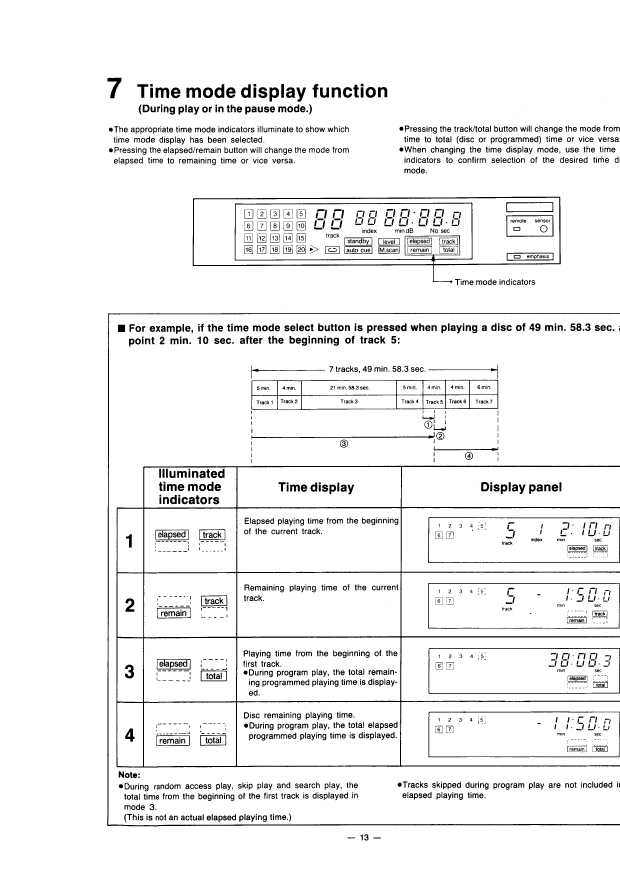
#> input picture riparazioniMV/audio/Technics SL-P 1200/KB/manual/img/m13.png, 2480 x 3508 px, given in place of sheet_p3-4.tif, which was not available (shown at 1/4 size)
$ python clean.py 3 ../manual/img/m13.png
#> lines starting #> are read from the running program, lines starting #| are printed output that depends on the picture; after the words box and inside, x2 and y2 are one past the last pixel; in counts of white or black regions, pixels touching at a corner belong together; pictures that were not available may be replaced by others from this repository, and a replacement may not be noted
import cv2, numpy as np, sys
from PIL import Image
Image.MAX_IMAGE_PIXELS=None
k=int(sys.argv[1]); mode=sys.argv[2]
im=np.array(Image.open('sheet_p%d-%d.tif'%(k,k+1)).convert('L'))
#> im is the input picture: shape (3508, 2480); 94.7% white; 2238 black regions (370 under 20 px), largest, box (x1, y1, x2, y2) and area: (465, 1863, 2480, 3071) 69214, (771, 787, 2243, 1131) 24989, (428, 1252, 2480, 3306) 22986
ink=(im<128).astype(np.uint8)
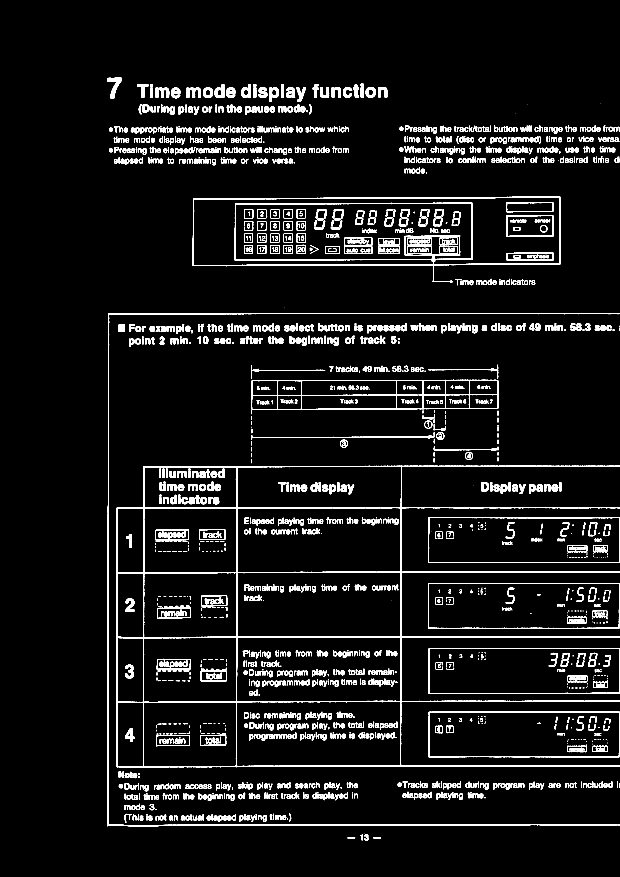
#> ink: shape (3508, 2480) (shown at 1/4 size); values 0 (black) and 1 (white), 5.3% white; 2238 white regions (370 under 20 px), largest, box (x1, y1, x2, y2) and area: (465, 1863, 2480, 3071) 69214, (771, 787, 2243, 1131) 24989, (428, 1252, 2480, 3306) 22986
if mode=='pcb':
    inkf=ink.astype(np.float32)
    d=cv2.GaussianBlur(inkf,(0,0),2.2)
    d2=cv2.GaussianBlur(inkf,(0,0),4)
    w,b=0.07,0.40
    t=np.clip((d2-w)/(b-w),0,1)
    out=np.where(d>0.42,0,255-t*190)
    out=(np.round(out/17)*17).clip(0,255).astype(np.uint8)
    Image.fromarray(out).save('clean_p%d-%d.png'%(k,k+1),compress_level=9)
else:
    n,lab,st,_=cv2.connectedComponentsWithStats(ink,connectivity=8)
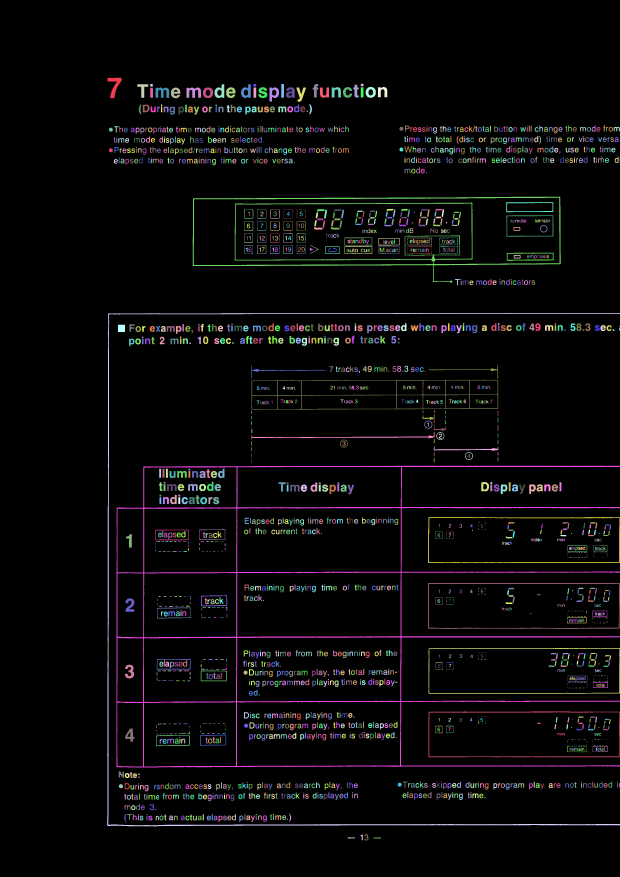
#> lab: shape (3508, 2480) int32 (shown at 1/4 size); 2239 distinct labels, from 0 to 2238; one colour per label, 0 black
#> n = 2239; st = 2239 rows, first 6: [0, 0, 2480, 3508, 8234408], [430, 311, 56, 82, 1893], [1443, 335, 13, 10, 110], [549, 337, 44, 54, 967], [601, 336, 11, 10, 99], [858, 337, 39, 55, 1273]
    small=st[:,cv2.CC_STAT_AREA]<=12; small[0]=False
    sm=small[lab].astype(np.uint8); del lab
#> after `sm = small[lab].astype(np.uint8)`:
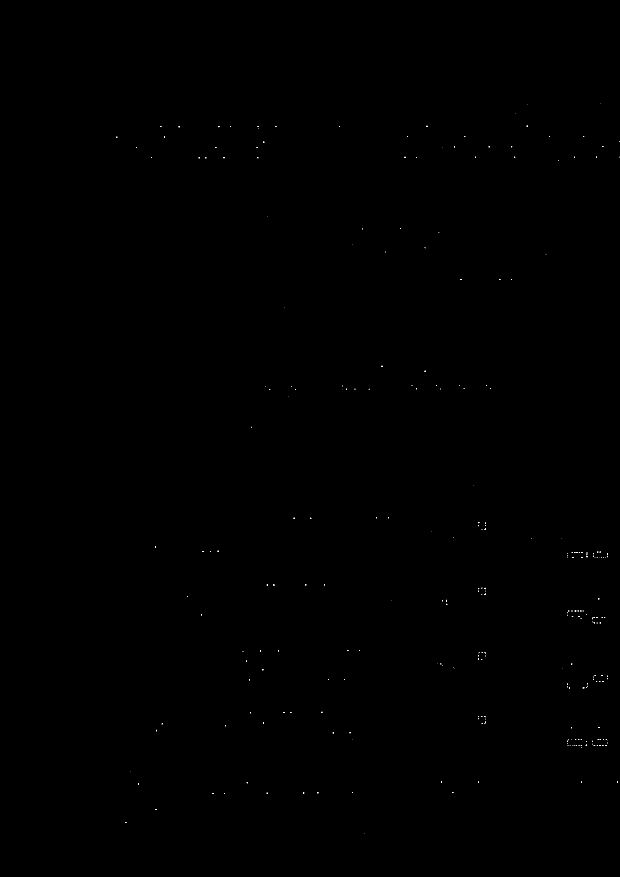
#> sm: shape (3508, 2480) (shown at 1/4 size); values 0 (black) and 1 (white), 0.02% white in thin lines or dots, all inside (x1, y1, x2, y2) = (465, 412, 2480, 3336)
    big=ink&(1-sm)
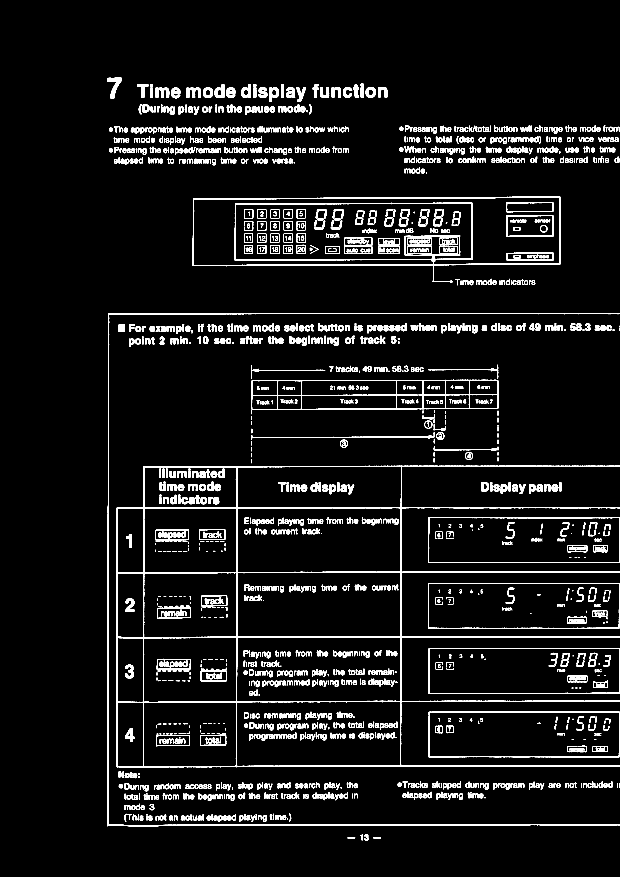
#> big: shape (3508, 2480) (shown at 1/4 size); values 0 (black) and 1 (white), 5.3% white; 1972 white regions (104 under 20 px), largest, box (x1, y1, x2, y2) and area: (465, 1863, 2480, 3071) 69214, (771, 787, 2243, 1131) 24989, (428, 1252, 2480, 3306) 22986
    near=cv2.dilate(big,cv2.getStructuringElement(cv2.MORPH_ELLIPSE,(17,17)))
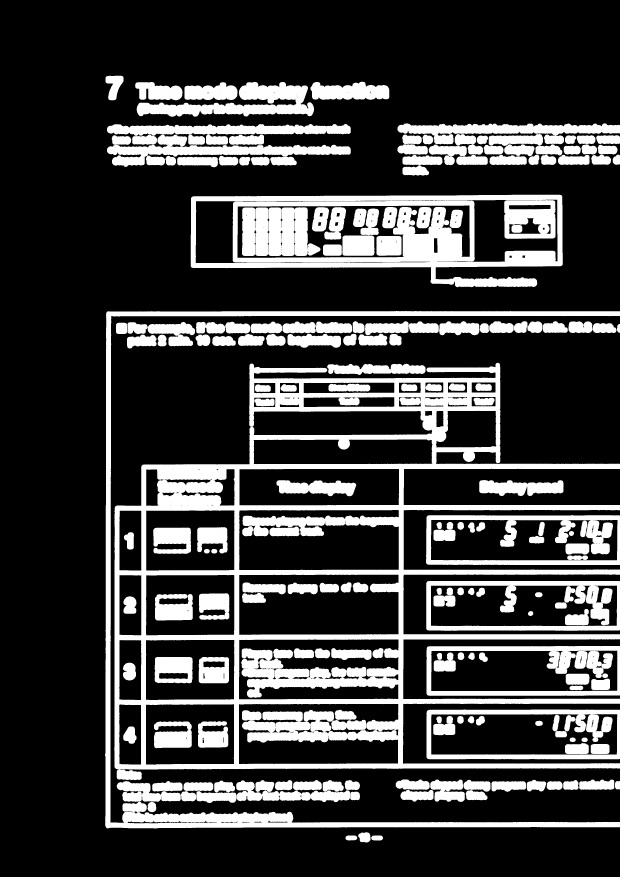
#> near: shape (3508, 2480) (shown at 1/4 size); values 0 (black) and 1 (white), 24% white; 191 white regions, largest, box (x1, y1, x2, y2) and area: (457, 1451, 2480, 3121) 641091, (763, 779, 2251, 1149) 195961, (420, 1244, 2480, 3314) 164924
    # also keep small dots that cluster together (halftone fills)
    dens=cv2.blur(sm.astype(np.float32),(15,15))
    lone=(sm==1)&(near==0)&(dens<0.03)
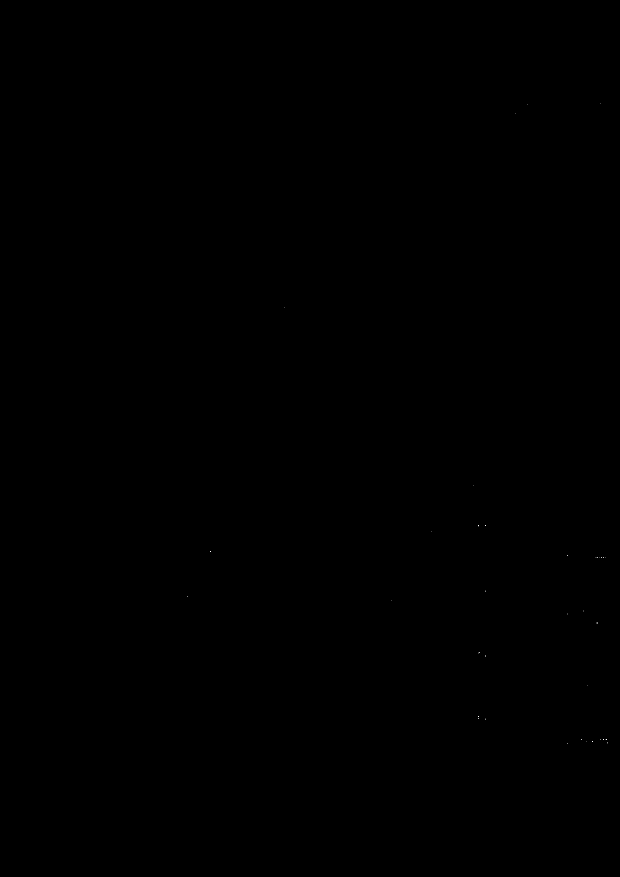
#> lone: shape (3508, 2480) bool (shown at 1/4 size); 0% white in thin lines or dots, all inside (x1, y1, x2, y2) = (750, 412, 2430, 2974)
    ink[lone]=0
    print('removed px',int(lone.sum()))
#| removed px 100
    Image.fromarray(((1-ink)*255).astype(np.uint8)).convert('1').save('clean_p%d-%d.tif'%(k,k+1),compression='group4',dpi=(600,600))

$ run again, on riparazioniMV/audio/Technics SL-P 1200/KB/manual/img/m14.png
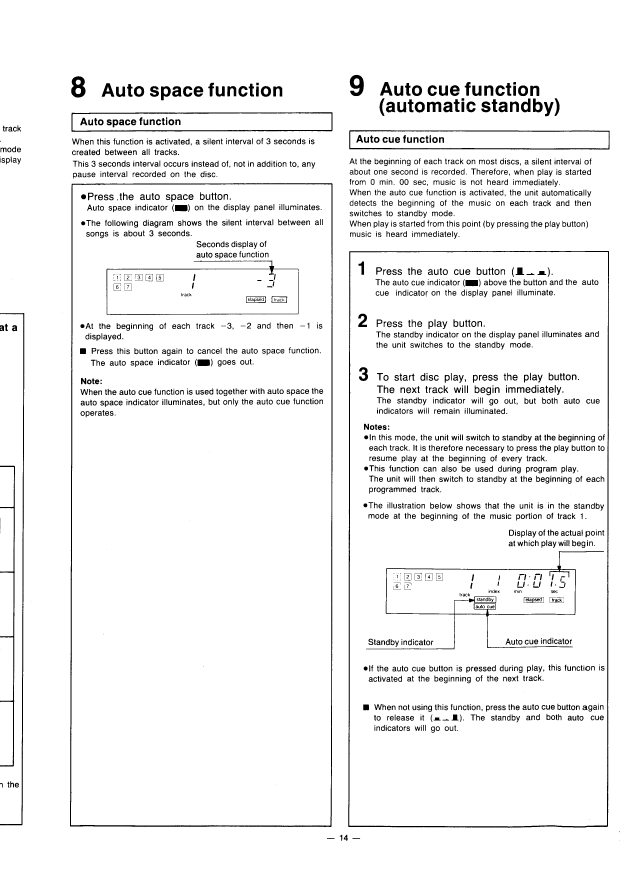
#> input picture riparazioniMV/audio/Technics SL-P 1200/KB/manual/img/m14.png, 2480 x 3508 px, given in place of sheet_p3-4.tif, which was not available (shown at 1/4 size)
#> im is the input picture: shape (3508, 2480); 94.8% white; 2432 black regions (270 under 20 px), largest, box (x1, y1, x2, y2) and area: (280, 733, 1330, 3308) 29205, (1393, 1004, 2436, 3311) 26915, (1464, 2205, 2416, 2598) 9756
#> `n,lab,st,_=cv2.connectedComponentsWithStats(ink,connectivity=8)`:
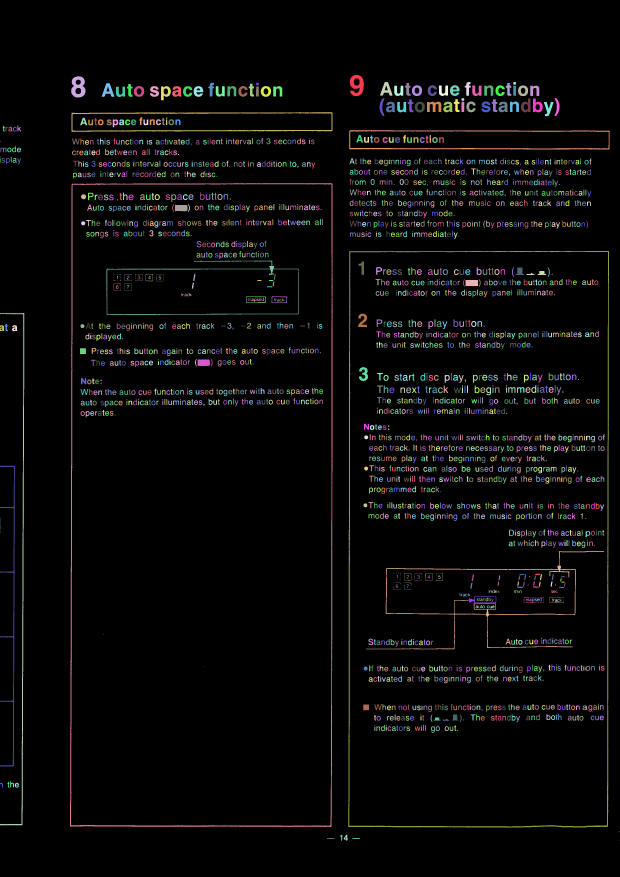
#> lab: shape (3508, 2480) int32 (shown at 1/4 size); 2433 distinct labels, from 0 to 2432; one colour per label, 0 black
#> n = 2433; st = 2433 rows, first 6: [0, 0, 2480, 3508, 8248142], [1399, 299, 56, 86, 2899], [285, 305, 57, 85, 3117], [1520, 328, 50, 55, 1349], [1859, 328, 24, 55, 731], [2053, 328, 11, 11, 107]
#> sm: shape (3508, 2480); values 0 (black) and 1 (white), 0.02% white in thin lines or dots, all inside (x1, y1, x2, y2) = (0, 552, 2480, 3362)
#> `near=cv2.dilate(big,cv2.getStructuringElement(cv2.MORPH_ELLIPSE,(17,17..`:
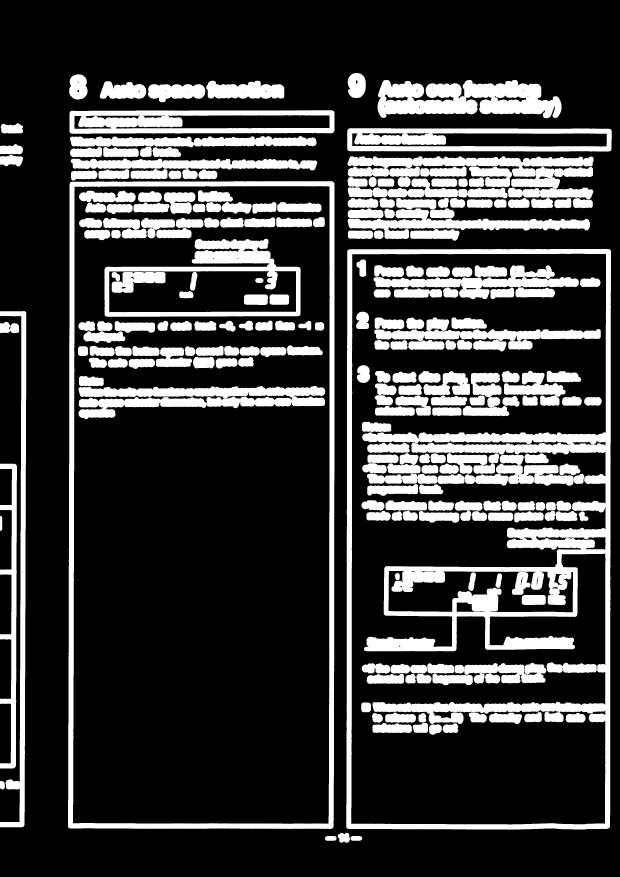
#> near: shape (3508, 2480) (shown at 1/4 size); values 0 (black) and 1 (white), 23.2% white; 232 white regions, largest, box (x1, y1, x2, y2) and area: (1385, 996, 2444, 3319) 377578, (272, 725, 1338, 3316) 145140, (1510, 320, 2246, 473) 77278
#> lone: shape (3508, 2480) bool; 0% white in thin lines or dots, all inside (x1, y1, x2, y2) = (0, 638, 2480, 3362)
#| removed px 55

$ run again, on riparazioniMV/audio/Technics SL-P 1200/KB/manual/img/m17.png
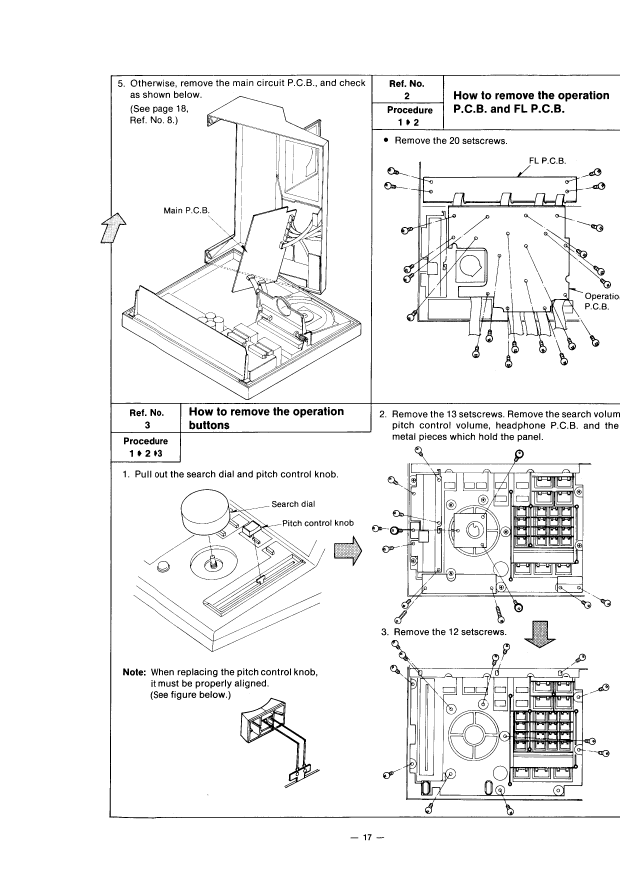
#> input picture riparazioniMV/audio/Technics SL-P 1200/KB/manual/img/m17.png, 2480 x 3508 px, given in place of sheet_p3-4.tif, which was not available (shown at 1/4 size)
#> im is the input picture: shape (3508, 2480); 94.9% white; 1666 black regions (989 under 20 px), largest, box (x1, y1, x2, y2) and area: (1566, 2560, 2383, 3261) 64765, (1560, 1786, 2366, 2449) 61997, (487, 384, 1445, 1600) 45196
#> `n,lab,st,_=cv2.connectedComponentsWithStats(ink,connectivity=8)`:
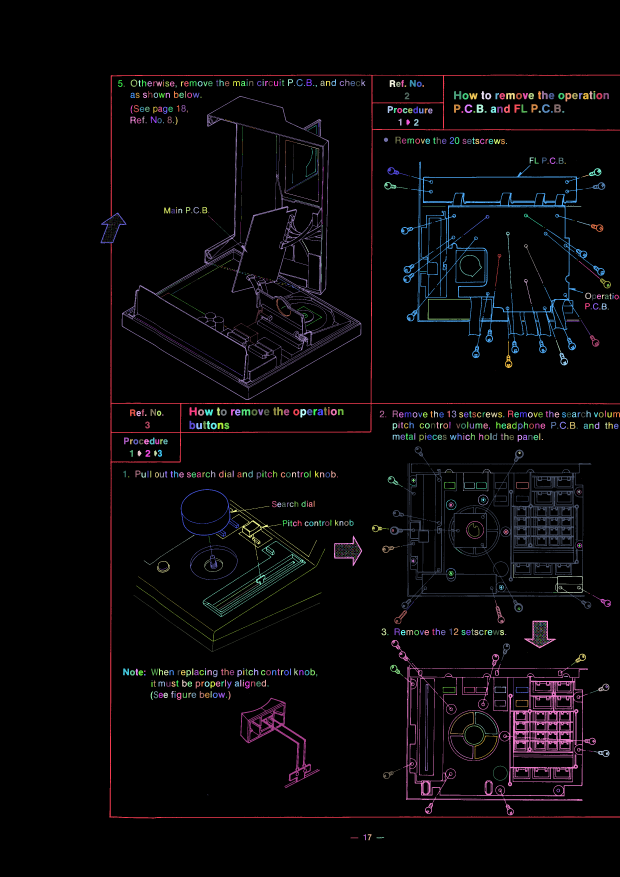
#> lab: shape (3508, 2480) int32 (shown at 1/4 size); 1667 distinct labels, from 0 to 1666; one colour per label, 0 black
#> n = 1667; st = 1667 rows, first 6: [0, 0, 2480, 3508, 8254128], [437, 299, 2043, 2975, 44175], [987, 317, 3, 4, 12], [1051, 317, 3, 4, 12], [1119, 317, 4, 4, 13], [1152, 317, 20, 27, 236]
#> sm: shape (3508, 2480); values 0 (black) and 1 (white), 0.04% white in thin lines or dots, all inside (x1, y1, x2, y2) = (408, 317, 2480, 3255)
#> `near=cv2.dilate(big,cv2.getStructuringElement(cv2.MORPH_ELLIPSE,(17,17..`:
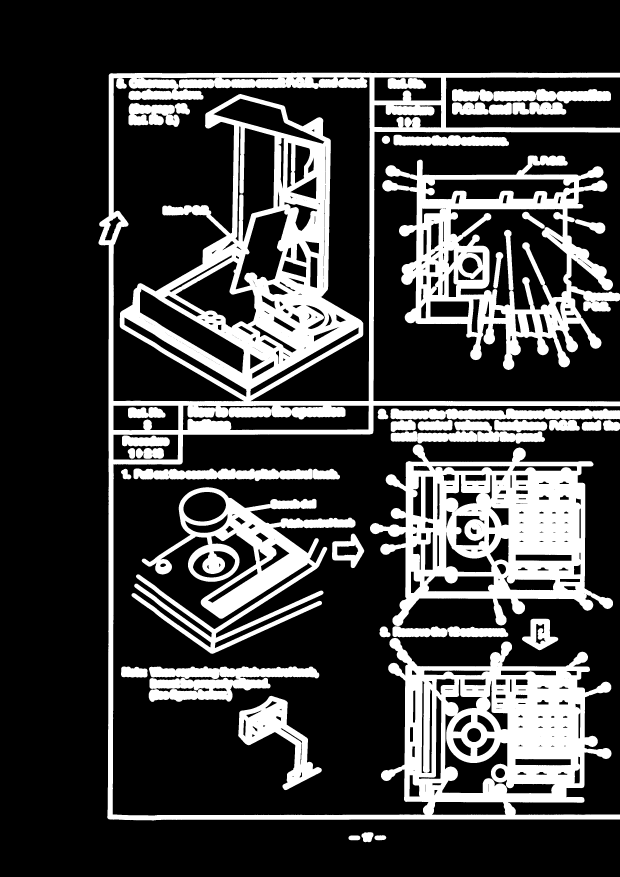
#> near: shape (3508, 2480) (shown at 1/4 size); values 0 (black) and 1 (white), 24.8% white; 44 white regions, largest, box (x1, y1, x2, y2) and area: (394, 291, 2480, 3282) 1018200, (1480, 1778, 2452, 2549) 340183, (1529, 622, 2480, 1480) 272079
#> lone: shape (3508, 2480) bool; 0% white in thin lines or dots, all inside (x1, y1, x2, y2) = (694, 368, 2328, 3255)
#| removed px 13
